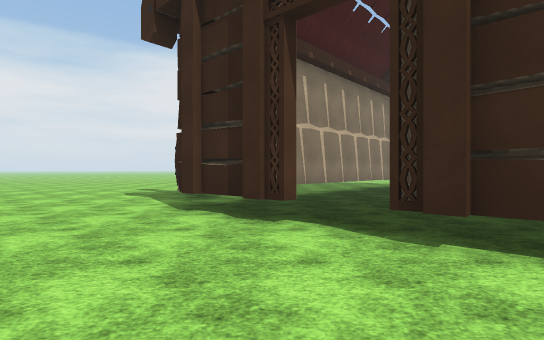
view 1 (above)

24 first-person views from a walk through a 3-D level made in the Unity game engine. The camera is 1.3 m above the floor, looks level and sees 80° across. The floor is counted in squares, 2 m on a side. Each view is taken from the middle of a square. On the plan, view 1 faces up. The plan holds only what a view shows up to about 10 squares ahead; the rest is blank. The place goes on beyond the plan. Flat ground stands in for the terrain. The player character is not drawn. Door leaves are left out, so doorways stand open. Some surface patterns are stand-ins.

view 2
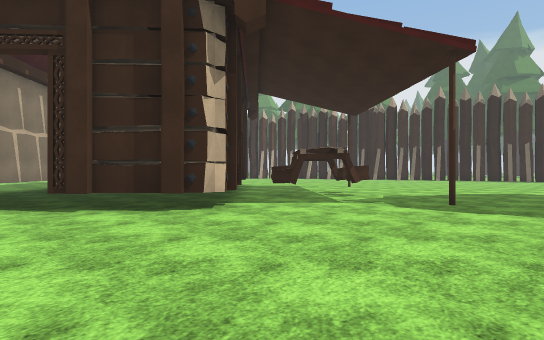

view 3
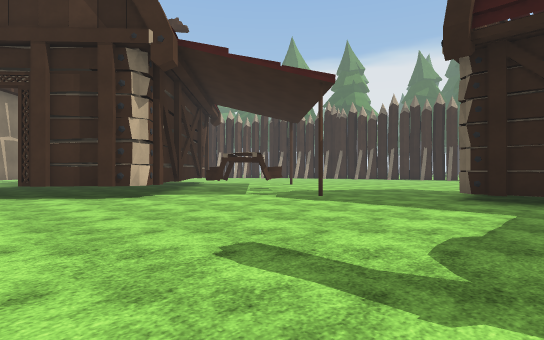

view 4
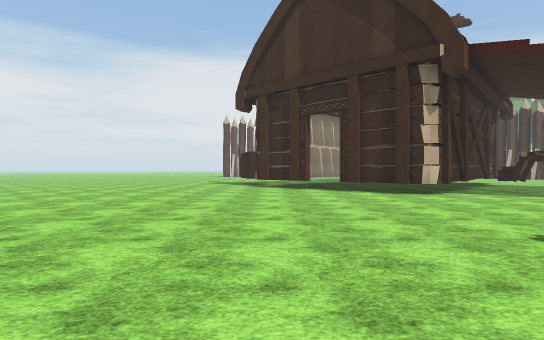

view 5
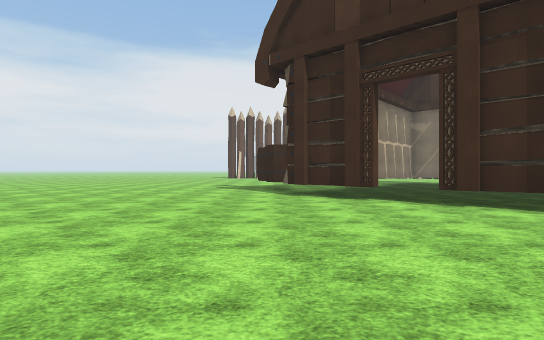

view 6
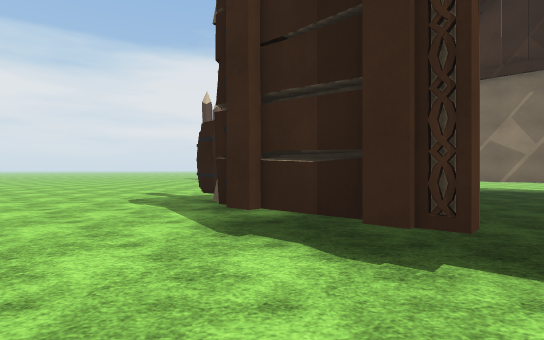

view 7
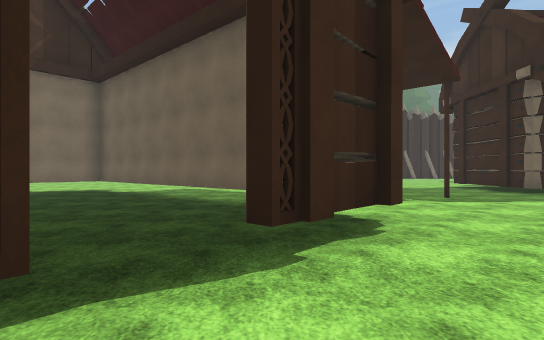

view 8
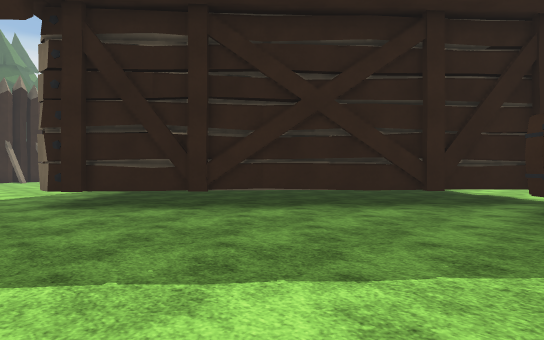

view 9
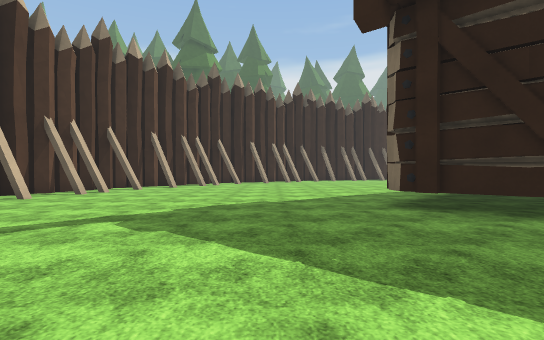

view 10
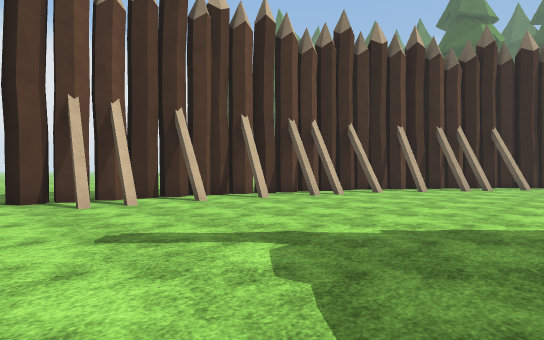

view 11
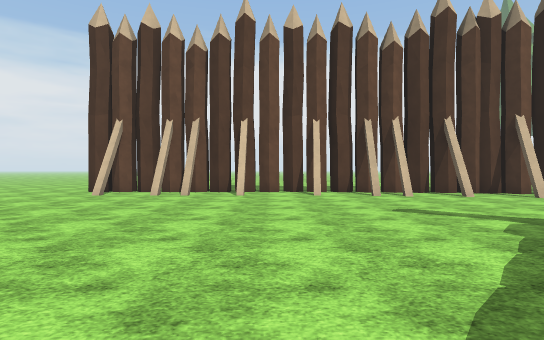

view 12
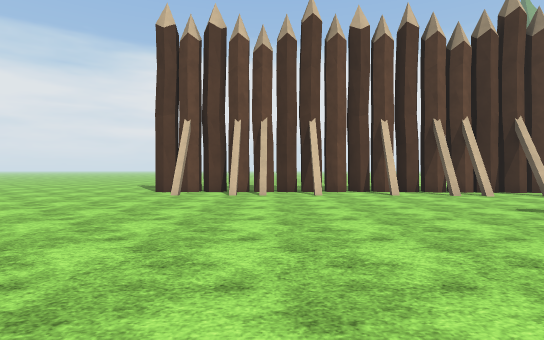

view 13
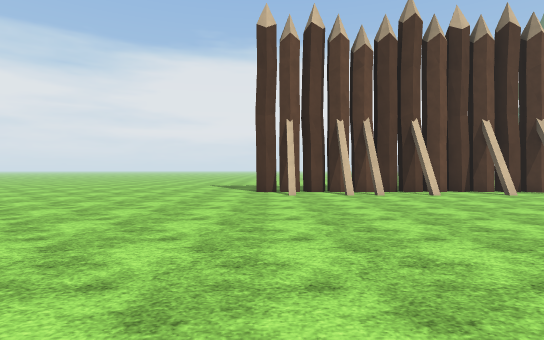

view 14
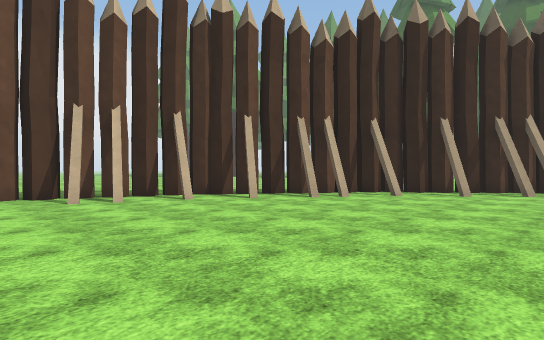

view 15
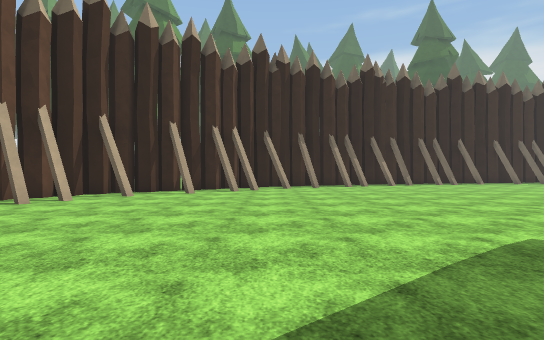

view 16
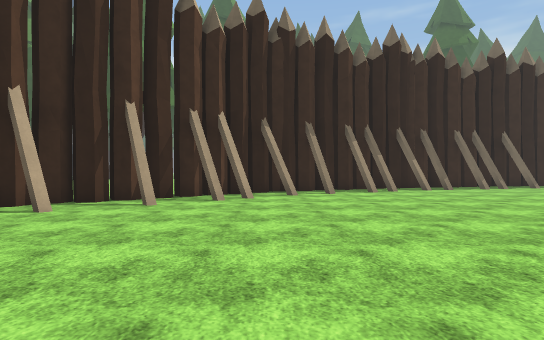

view 17
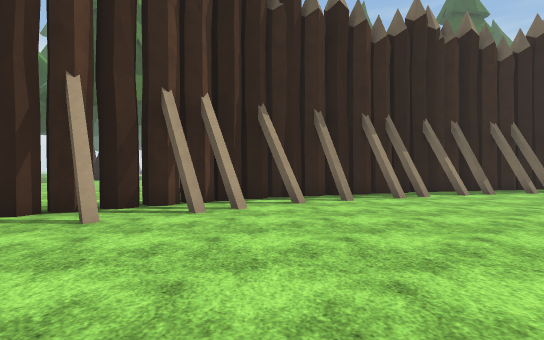

view 18
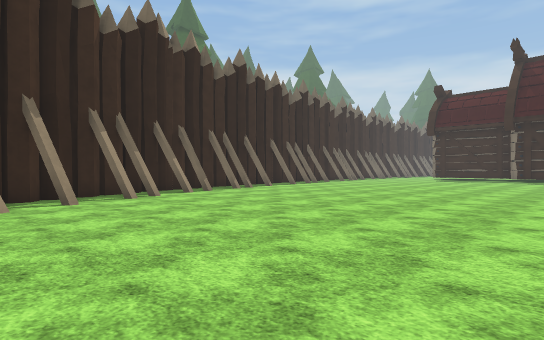

view 19
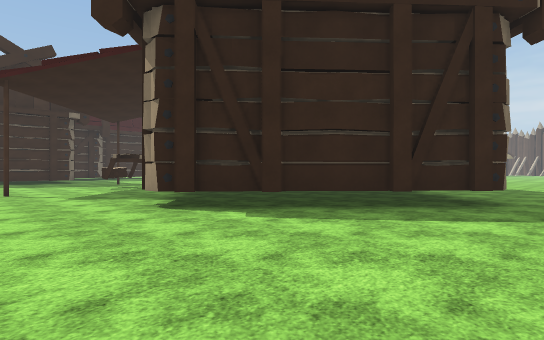

view 20
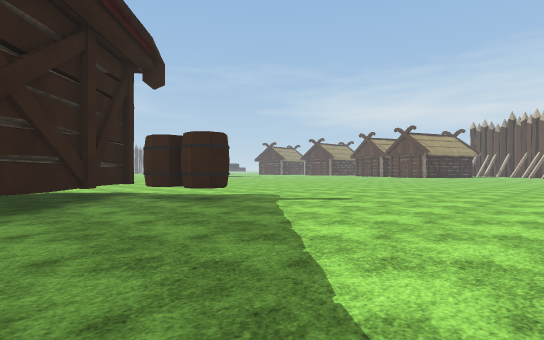

view 21
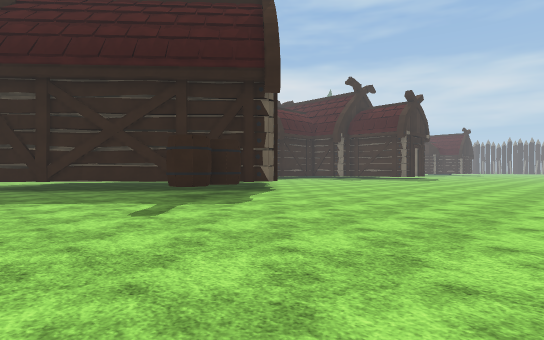

view 22
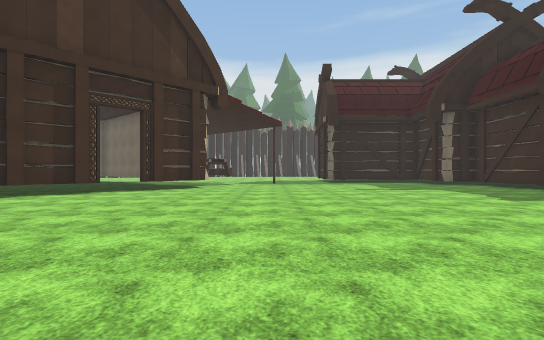

view 23
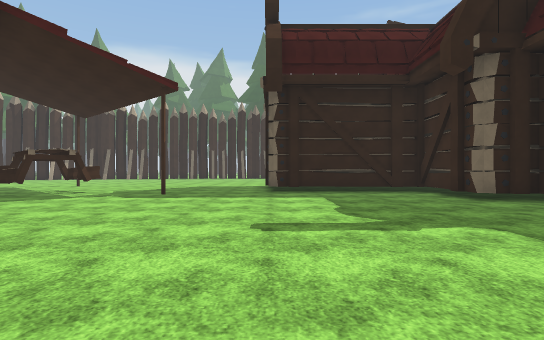

view 24
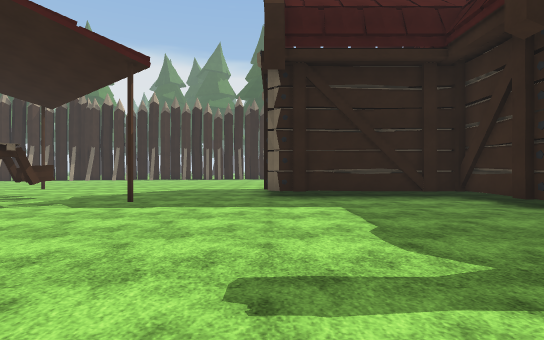

### Floor plan
Key: @ floor where view 1 was taken; # wall or solid block; x gap in a wall; . floor; D open door; ^ raised ledge; B barrel; T thing the floor can be seen under or through; A table; H house.
Columns run from 9 left of view 1 to 21 right of it. Each row starts with its distance up from view 1.
 23 ....###########
 22 ......###...x.####.
 21 ..............##.####
 20 .................#.###
 19 ....................####
 18 .....................#####
 17 .......................#.#..
 16  ........................##.
 15   .......................##
 14 .........................###
 13 ...........................##
 12 .............#^T............##
 11 ............#^^^T..........###
 10 ...........#^^^^^#..........###
  9 .......B..#^^^^^^^#...........#
  8 .......B.T#^^^^^^^#..........##
  7 ........TT^^^^^^^#...........##
  6 ........T^^^^^^^#............##
  5 ........T^^^^^^#.............##
  4  ........DD^^^##....#.....
  3 .........DD#^##AA........
  2 ............##.AAA......
  1  ...............A......
  0  ........@............
 -1 ................#.....
 -2  .....................
 -3   ...................
 -4    ..............H#
 -5     .............##
 -6       ...........#
 -7        ..........#
 -8         .........#

Positions as (right, up) in squares from view 1, and headings:
1: (0, 0), facing up
2: (0, -3), facing up-right
3: (0, -6), facing up-right
4: (-1, -7), facing up
5: (-2, -3), facing up
6: (-1, 2), facing up
7: (-1, 3), facing right
8: (-2, 14), facing down-right
9: (-1, 15), facing right
10: (1, 15), facing up-right
11: (0, 13), facing up
12: (-2, 13), facing up
13: (-5, 13), facing up
14: (6, 13), facing up-right
15: (6, 13), facing right
16: (9, 13), facing right
17: (11, 13), facing right
18: (11, 13), facing down-right
19: (12, 14), facing down-left
20: (2, 15), facing down-left
21: (-9, 13), facing down-right
22: (-9, -1), facing right
23: (-2, -4), facing right
24: (0, -4), facing right
